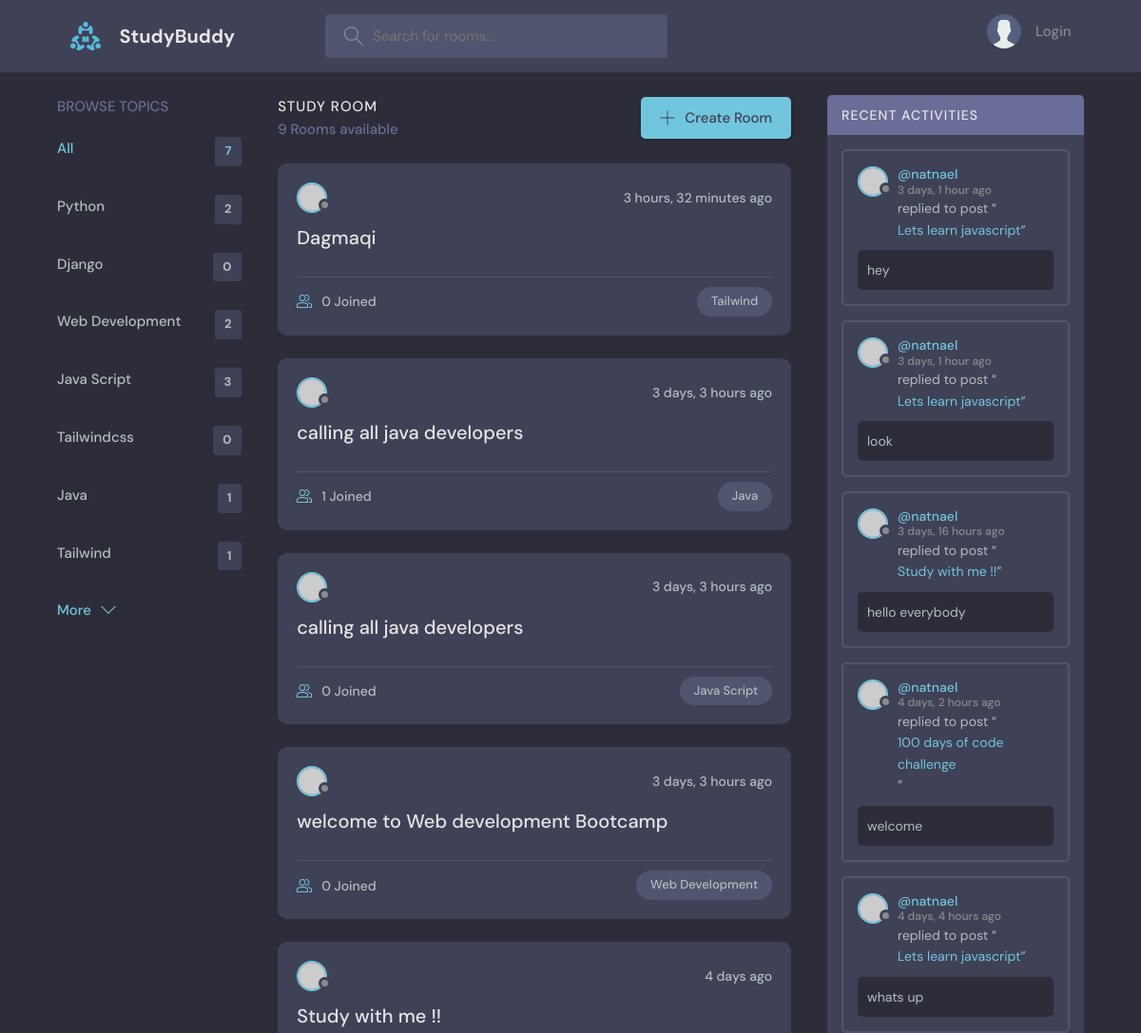
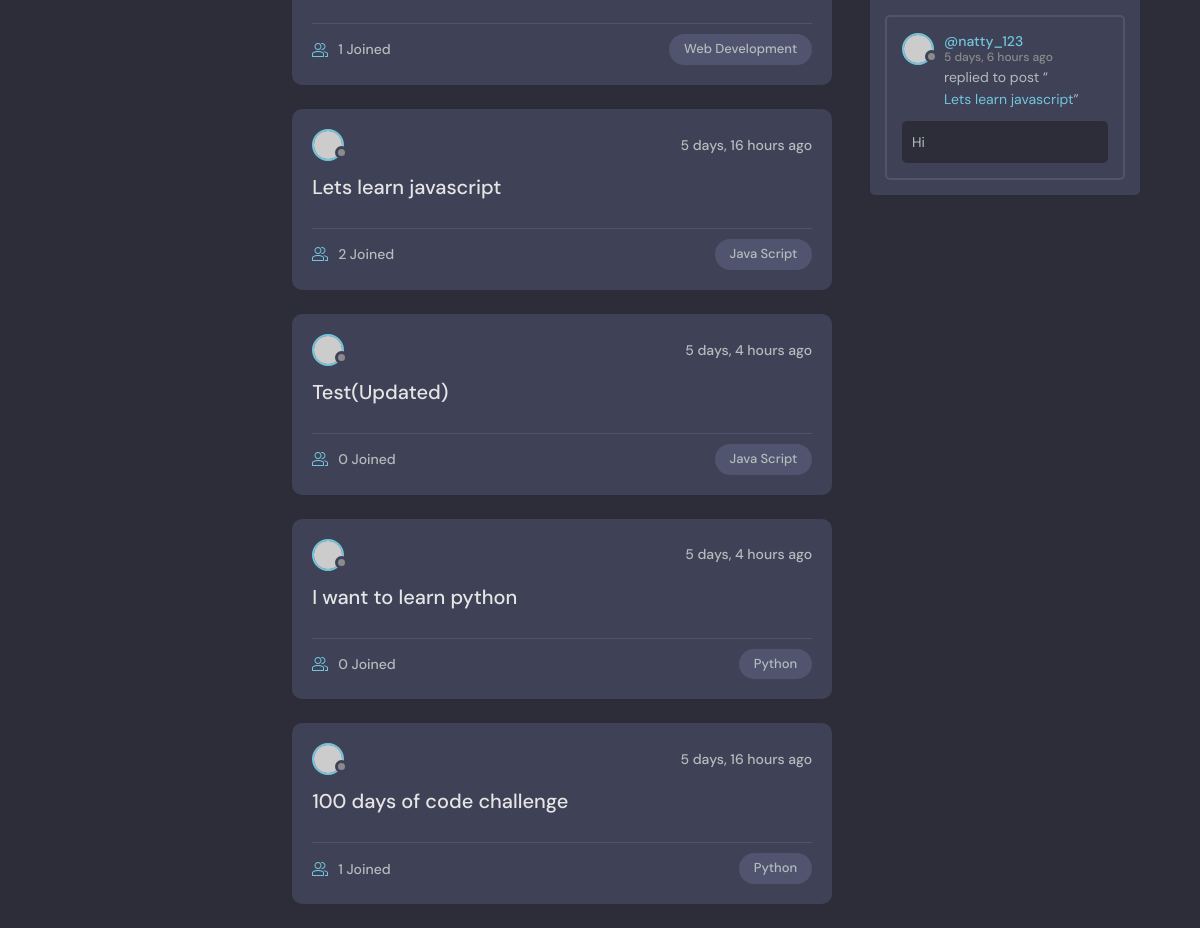
The page / on the database its author committed (2 pictures, top to bottom).
### base/models.py (models this page shows, shortened)
class Topic(models.Model):
    name = models.CharField(max_length=200)

class Room(models.Model):
    host = models.ForeignKey(User, on_delete=models.SET_NULL, null=True)
    topic = models.ForeignKey(Topic, on_delete=models.SET_NULL, null=True)
    name = models.CharField(max_length=200)
    description = models.TextField(null=True, blank=True)
    participants = models.ManyToManyField(
        User, related_name='participants', blank=True)
    updated = models.DateTimeField(auto_now=True)
    created = models.DateTimeField(auto_now_add=True)
    class Meta:
        ordering = ['-updated', '-created']
    def __str__(self):
        return self.name

class Message(models.Model):
    user = models.ForeignKey(User, on_delete=models.CASCADE)
    room = models.ForeignKey(Room, on_delete=models.CASCADE)
    body = models.TextField()
    updated = models.DateTimeField(auto_now=True)
    created = models.DateTimeField(auto_now_add=True)
    class Meta:
        ordering = ['-updated', '-created']

### base/views.py (the view)
# urls.py: path('', views.Home, name='home'),
def Home(request):
    q = request.GET.get('q') if request.GET.get('q') != None else ''
    rooms = Room.objects.filter(
        Q(topic__name__icontains=q) |
        Q(name__icontains=q) |
        Q(description__icontains=q)
    )
    topics = Topic.objects.all()
    room_count = rooms.count()
    room_messages = Message.objects.filter(Q(room__topic__name__icontains=q) | Q(room__name__icontains=q) | Q(body__icontains=q))
    context = {'rooms': rooms, 'topics': topics, 'room_count': room_count, 'room_messages': room_messages}
    return render(request, 'base/home.html', context)

### base/templates/base/home.html (shortened to what this page needs)
{% extends 'main.html'%} {% block content%}
<main class="layout layout--3">
  <div class="container">
    {% include 'base/topics_component.html'%}
    <div class="roomList">
      <div class="roomList__header">
        <div>
          <h2>Study Room</h2>
          <p>{{room_count}} Rooms available</p>
        </div>
        <a class="btn btn--main" href="{% url 'create-room' %}">
          <svg
            version="1.1"
            xmlns="http://www.w3.org/2000/svg"
            width="32"
            height="32"
            viewBox="0 0 32 32"
          >
            <title>add</title>
            <path
              d="M16.943 0.943h-1.885v14.115h-14.115v1.885h14.115v14.115h1.885v-14.115h14.115v-1.885h-14.115v-14.115z"
            ></path>
          </svg>
          Create Room
        </a>
      </div>
      {% include 'base/feed_component.html'%}
    </div>
    {% include 'base/activity_component.html'%}
  </div>
</main>
{%endblock%}

### base/templates/base/topics_component.html
<div class="topics">
  <div class="topics__header">
    <h2>Browse Topics</h2>
  </div>
  <ul class="topics__list">
    <li>
      <a href="{% url 'home' %}" class="active">All <span>{{ topics.count }}</span></a>
    </li>
    {% for topic in topics %}
    <li>
      <a href="{% url 'home' %}?q={{ topic.name }}">{{ topic.name }}<span>{{ topic.room_set.all.count }}</span></a>
    </li>
    {% endfor %}
  </ul>
  <a class="btn btn--link" href="{% url 'topics' %}">
    More
    <svg
      version="1.1"
      xmlns="http://www.w3.org/2000/svg"
      width="32"
      height="32"
      viewBox="0 0 32 32"
    >
      <title>chevron-down</title>
      <path d="M16 21l-13-13h-3l16 16 16-16h-3l-13 13z"></path>
    </svg>
  </a>
</div>

### base/templates/base/feed_component.html (shortened to what this page needs)
{% for room in rooms %}
<div class="roomListRoom">
  <div class="roomListRoom__header">
    <a href="{% url 'user-profile' room.host.id%}" class="roomListRoom__author">
      <div class="avatar avatar--small">
        <img src="https://randomuser.me/api/portraits/women/11.jpg" />
      </div>
    </a>
    <div class="roomListRoom__actions">
      <span>{{room.created|timesince}} ago</span>
    </div>
  </div>
  <div class="roomListRoom__content">
    <a href="{% url 'room' room.id %}">{{room.name}}</a>
  </div>
  <div class="roomListRoom__meta">
    <a href="{% url 'room' room.id %}" class="roomListRoom__joined">
      {{room.participants.all.count}} Joined
    </a>
    <p class="roomListRoom__topic">{{room.topic.name}}</p>
  </div>
</div>
{% endfor %}

### base/templates/base/activity_component.html (shortened to what this page needs)
<div class="activities">
  <div class="activities__header">
    <h2>Recent Activities</h2>
  </div>
  {% for message in room_messages %}
  <div class="activities__box">
    <div class="activities__boxHeader roomListRoom__header">
      <a
        href="{% url 'user-profile' message.user.id %}"
        class="roomListRoom__author"
      >
        <div class="avatar avatar--small">
          <img src="https://randomuser.me/api/portraits/women/11.jpg" />
        </div>
        <p>
          @{{ message.user }}
          <span> {{ message.created | timesince }} ago</span>
        </p>
      </a>
    </div>
    <div class="activities__boxContent">
      <p>
        replied to post “<a href="{% url 'room' message.room.id%}"
          >{{message.room}}</a
        >”
      </p>
      <div class="activities__boxRoomContent">{{message.body}}</div>
    </div>
  </div>
  {% endfor %}
</div>

### rows shown on the page
Topic: name "Python", room_set.all.count "2"
Topic: name "Django", room_set.all.count "0"
Topic: name "Web Development", room_set.all.count "2"
Topic: name "Java Script", room_set.all.count "3"
Topic: name "Tailwindcss", room_set.all.count "0"
Topic: name "Java", room_set.all.count "1"
Topic: name "Tailwind", room_set.all.count "1"
Room: created "3 hours, 32 minutes", name "Dagmaqi", participants.all.count "0", topic.name "Tailwind"
Room: created "3 days, 3 hours", name "calling all java developers", participants.all.count "1", topic.name "Java"
Room: created "3 days, 3 hours", name "calling all java developers", participants.all.count "0", topic.name "Java Script"
Room: created "3 days, 3 hours", name "welcome to Web development Bootcamp", participants.all.count "0", topic.name "Web Development"
Room: created "4 days", name "Study with me !!", participants.all.count "1", topic.name "Web Development"
Room: created "5 days, 16 hours", name "Lets learn javascript", participants.all.count "2", topic.name "Java Script"
Room: created "5 days, 4 hours", name "Test(Updated)", participants.all.count "0", topic.name "Java Script"
Room: created "5 days, 4 hours", name "I want to learn python", participants.all.count "0", topic.name "Python"
Room: created "5 days, 16 hours", name "100 days of code challenge", participants.all.count "1", topic.name "Python"
Message: user "natnael", created "3 days, 1 hour", room "Lets learn javascript", body "hey"
Message: user "natnael", created "3 days, 1 hour", room "Lets learn javascript", body "look"
Message: user "natnael", created "3 days, 16 hours", room "Study with me !!", body "hello everybody"
Message: user "natnael", created "4 days, 2 hours", room "100 days of code challenge", body "welcome"
Message: user "natnael", created "4 days, 4 hours", room "Lets learn javascript", body "whats up"
Message: user "natty_123", created "5 days, 6 hours", room "Lets learn javascript", body "Hi"

### other values the page prints
{{ topics.count }} "7"
{{ room_count }} "9"
